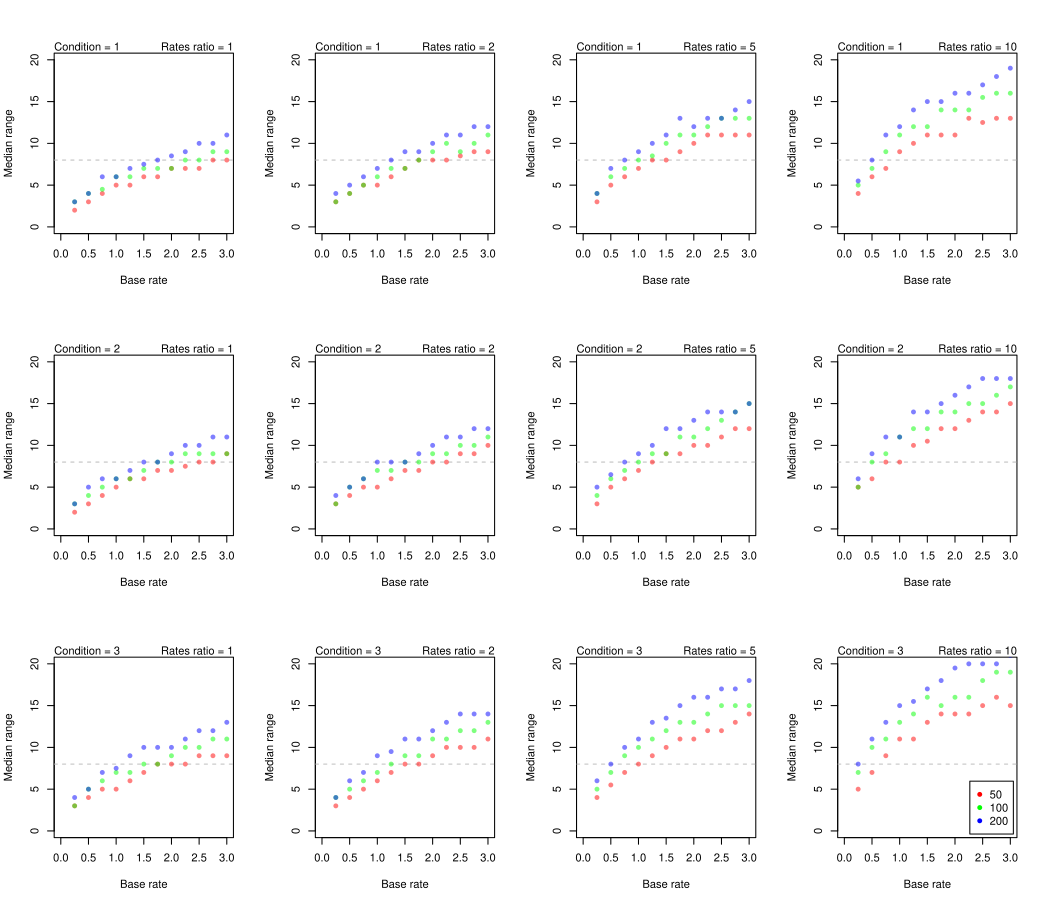

Write R code to recreate this figure.
# Terrence Sylvester
# pradakshanas@gmail.com
# january 25th 2022

# load libraries
library(chromePlus)
library(diversitree)

# get helper functions
source("functions.R")

# Build 100 trees of sizes 50,100, and 200 species --------------------
taxa <- c(50, 100, 200)
trees <- simTrees(ntaxa = taxa,
                  ntrees = 100,
                  birth = 3,
                  death = 1)
# Build 100 trees of sizes 50,100, and 200 species --------------------

# Simulate chromosome and binary trait data ---------------------
# 100 datasets for every situation
# 1) signal with binary trait no fast tips
# 2) signal with binary trait single fast tip
# 3) signal with binary trait 10% fast tips
# set rates ratio
rr <- c(1,2,5,10)
# make a place holder for simulated data
rr1 <- vector(mode = "list", length = 100)
names(rr1) <- paste("tree", 1:100, sep = "")
rr2 <- rr5 <- rr10 <- rr1
# make a place holder for rr
nTips50 <- list(rr1 = rr1,
                rr2 = rr2,
                rr5 = rr5,
                rr10 = rr10)
nTips100 <- nTips200 <- nTips50
# make a place holder for trees
chroms <- binary <- list(nTips50 = nTips50,
                         nTips100 = nTips100,
                         nTips200 = nTips200)
cond.1 <- list(chroms = chroms,
               binary = binary)
cond.2 <- cond.3 <- cond.1
# make the final dataset
simDat <- list(cond.1 = cond.1,
               cond.2 = cond.2,
               cond.3 = cond.3)
# remove unwanted data
rm(rr1,rr2,rr5,rr10,
   nTips50,nTips100,nTips200,
   chroms,binary,
   cond.1,cond.2,cond.3)

# set different rates for chromosome number evolution
chromRate <- c(0.25,0.5,0.75,1,1.25,1.5,1.75,2, 2.25,2.5,2.75,3)

ChromRanges <- vector(mode = "list", length = length(chromRate))
names(ChromRanges) <- chromRate
rngCounter <- 1

for(k in chromRate){
  
  # cycle through tree sizes
  for(i in 1:length(simDat)){                      # access conditions
    for(ii in 1:length(simDat[[1]][[1]])){         # access ntips
      for(iii in 1:length(simDat[[1]][[1]][[1]])){ # access rr
        for(iiii in 1:100){                        # access each tree
          check <- F
          if(i == 1){ # condition 1
            # get the tree for simulating data
            sim.tree <- NULL
            sim.tree <- trees[[ii]][[iiii]]
          }
          if(i == 2){ # condition 2
            # randomly sample a tip 
            rTip <- NULL
            rTip <- sample(Ntip(trees[[ii]][[iiii]]),1)
            # get the tree for simulating data
            sim.tree <- NULL
            sim.tree <- trees[[ii]][[iiii]]
            # increase the sample tip branch by a unit length
            sim.tree$edge.length[which(sim.tree$edge[,2] == rTip)] <- sim.tree$edge.length[which(sim.tree$edge[,2] == rTip)] + 1
          }
          if(i == 3){ # condition 3
            # randomly sample a tip 
            rTip <- NULL
            rTip <- sample(Ntip(trees[[ii]][[iiii]]),
                           Ntip(trees[[ii]][[iiii]]) * 0.1,
                           replace = F)
            # get the tree for simulating data
            sim.tree <- NULL
            sim.tree <- trees[[ii]][[iiii]]
            # increase the sampled tip branches by a unit length
            sim.tree$edge.length[which(sim.tree$edge[,2] %in% rTip)] <- sim.tree$edge.length[which(sim.tree$edge[,2] %in% rTip)] + 1
          }
          # simulate chromosomes and binary states
          while(check==F){
            z <- NULL
            z <- simChrom(sim.tree, 
                          pars=c(k,         # gains at state 0
                                 rr[iii]*k, # gains at state 1
                                 k,         # loss at state 0
                                 rr[iii]*k, # loss at state 1
                                 0,           # demiploidy at state 0
                                 0,           # demiploidy at state 1
                                 0,           # polyploidy at state 0
                                 0,           # polyploidy at state 1
                                 .5,          # transition from state 0 to state 1
                                 .5,          # transition from state 1 to state 0
                                 10,          # root chromosome number
                                 0),          # root state
                          limits = c(1, 100), model = "ChromPlus")
            if(sum(z$binary.state) >= (taxa[ii]*0.10) &
               sum(z$binary.state) <= (taxa[ii]*0.90)){
              check <- T
            }
          }
          # store chroms
          simDat[[i]][[1]][[ii]][[iii]][[iiii]] <- z[[2]]
          # store binary trait
          simDat[[i]][[2]][[ii]][[iii]][[iiii]] <- z[[1]]
        }
      }
    }
  }
  
  # make a table to store chrom range data
  range.stat <-  as.data.frame(matrix(data = NA,
                                      nrow = 36,
                                      ncol = 4))
  colnames(range.stat) <- c("ntips", "condition", "rr", "chromRange")
  # add a counter
  counter <- 1
  # cycle through simDat to find median range
  for(i in 1:length(simDat)){                      # access conditions
    for(ii in 1:length(simDat[[1]][[1]])){         # access ntips
      for(iii in 1:length(simDat[[1]][[1]][[1]])){ # access rr
        rng <- NULL
        rng <- vector(mode = "numeric", length = 100)
        for(iiii in 1:100){
          rng.1 <- range(simDat[[i]][[1]][[ii]][[iii]][[iiii]])[1]
          rng.2 <- range(simDat[[i]][[1]][[ii]][[iii]][[iiii]])[2]
          rng[iiii] <- rng.2 - rng.1
        }
        range.stat$condition[counter] <- as.numeric(gsub(pattern = "cond.", replacement = "", x = names(simDat)[i]))
        range.stat$ntips[counter] <- as.numeric(gsub(pattern = "nTips", replacement = "", x = names(simDat[[1]][[1]])[ii]))
        range.stat$rr[counter] <- as.numeric(gsub(pattern = "rr", replacement = "", x = names(simDat[[1]][[1]][[1]])[iii]))
        range.stat$chromRange[counter] <- median(rng)
        counter <- counter + 1
      }
    }
  }
  range.stat[order(range.stat$ntips),]
  ChromRanges[[rngCounter]] <- range.stat
  rngCounter <- rngCounter + 1
}

par(mfrow = c(3,4))
for(ii in 1:length(simDat)){                      # access conditions
  for(iii in 1:length(simDat[[1]][[1]][[1]])){ # access rr
    
    cond <- as.numeric(gsub(pattern = "cond.", replacement = "", x = names(simDat)[ii]))
    rr <- as.numeric(gsub(pattern = "rr", replacement = "", x = names(simDat[[1]][[1]][[1]])[iii]))
    
    # par(xaxt = "n")
    plot(x = NULL,
         y = NULL,
         xlim = c(0,3),
         ylim = c(0,20),
         xlab = "Base rate",
         ylab = "Median range",)
    # par(xaxt = "s")
    # axis(side = 1,at = names(ChromRanges),
    #      labels = names(ChromRanges),
    #      tick = T,srt = -90)
    # # text(names(ChromRanges),
    #      par("usr")[3],
    #      labels = names(ChromRanges),
    #      srt = -90, 
    #      pos = 1,
    #      xpd = T,
    #      adj = 0.5,
    #      offset = 1,)
    
    
    mtext(text = paste("Condition =", cond),side = 3,adj = 0,
          cex = 0.7)
    mtext(text = paste("Rates ratio =", rr),side = 3,adj = 1,
          cex = 0.7)
    
    abline(h = 8, col = "gray", lty = 2)
    
    for(i in 1:length(ChromRanges)){
      points(x = as.numeric(names(ChromRanges)[i]),
             y = ChromRanges[[i]]$chromRange[ChromRanges[[i]]$ntips == 50 & ChromRanges[[i]]$condition == cond & ChromRanges[[i]]$rr == rr],
             pch = 16,
             col = rgb(1,0,0,0.5))  
    }
    
    for(i in 1:length(ChromRanges)){
      points(x = as.numeric(names(ChromRanges)[i]),
             y = ChromRanges[[i]]$chromRange[ChromRanges[[i]]$ntips == 100 & ChromRanges[[i]]$condition == cond & ChromRanges[[i]]$rr == rr],
             pch = 16,
             col = rgb(0,1,0,0.5))  
    }
    
    for(i in 1:length(ChromRanges)){
      points(x = as.numeric(names(ChromRanges)[i]),
             y = ChromRanges[[i]]$chromRange[ChromRanges[[i]]$ntips == 200 & ChromRanges[[i]]$condition == cond & ChromRanges[[i]]$rr == rr],
             pch = 16,
             col = rgb(0,0,1,0.5))  
    }
  }
}

legend("bottomright",inset = 0.02,
       legend = c(50,100,200),
       pch = 16,
       col = c("red", "green","blue"),)
